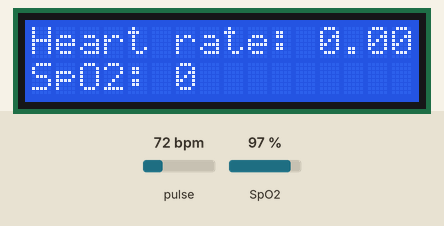
Bench run of a sketch on a simulated Arduino Uno, built with avr-gcc and run on an emulated ATmega328P. Shown: 16×2 character LCD. The test bench sets the inputs (shaded band); at power-on: pulse 72 bpm, SpO2 97 %. What the sketch prints to the serial monitor is not drawn.

Above: at 1.6 s.
1.7 s: pulse set to 42 bpm
At 4.6 s:
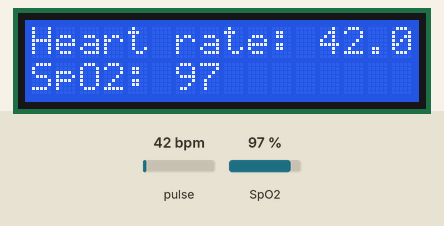
4.9 s: SpO2 set to 80 %
At 6.3 s:
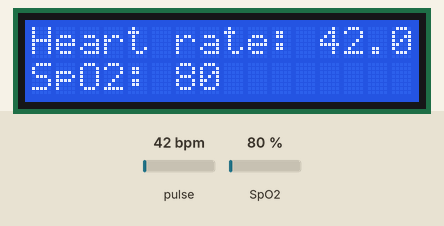
6.6 s: pulse set to 70 bpm
At 7.8 s:
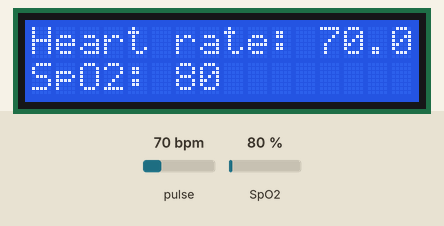
8.7 s: SpO2 set to 85 %
At 10.2 s:
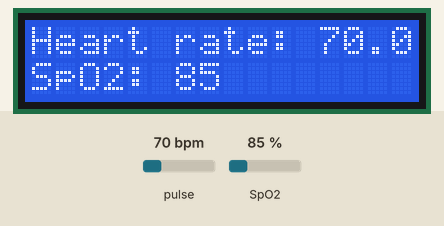
Timing chart, 0 to 11.7 s (numbered marks = the images above; inputs shaded):
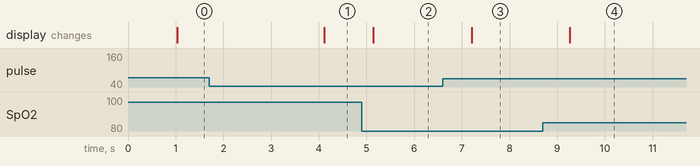

Measured:
- after the input at 1.7 s, the display: changes after 2.4 s (image 1)
- after the input at 4.9 s, the display: changes after 0.25 s (image 2)
- after the input at 6.6 s, the display: changes after 0.61 s (image 3)
- after the input at 8.7 s, the display: changes after 0.56 s (image 4)

The sketch:

nabiz_SpO2.ino
```cpp
#include <Wire.h>
#include <LiquidCrystal_I2C.h>
#include "MAX30100_PulseOximeter.h"
#define REPORTING_PERIOD_MS     1000
LiquidCrystal_I2C lcd(0x27, 16, 2);
PulseOximeter pox;
uint32_t tsLastReport = 0;

void onBeatDetected()
{
    Serial.println("Beat!");
}

void setup()
{
    Serial.begin(115200);
    Serial.print("Initializing pulse oximeter..");

lcd.begin();
lcd.backlight();


    // Initialize the PulseOximeter instance
    // Failures are generally due to an improper I2C wiring, missing power supply
    // or wrong target chip
    if (!pox.begin()) {
        Serial.println("FAILED");
        for(;;);
    } else {
        Serial.println("SUCCESS");
    }
     pox.setIRLedCurrent(MAX30100_LED_CURR_7_6MA);

    // Register a callback for the beat detection
    pox.setOnBeatDetectedCallback(onBeatDetected);
}

void loop()
{

    // Make sure to call update as fast as possible
    pox.update();
    if (millis() - tsLastReport > REPORTING_PERIOD_MS) {
        Serial.print("Heart rate:");
        Serial.print(pox.getHeartRate());
        Serial.print("bpm / SpO2:");
        Serial.print(pox.getSpO2());
        Serial.println("%");

lcd.clear();

        lcd.setCursor(0, 0);
        lcd.print("Heart rate: ");
        lcd.print(pox.getHeartRate());
        lcd.setCursor(0, 1);
        lcd.print("SpO2: ");
        lcd.print(pox.getSpO2());
                tsLastReport = millis();

    }
}
```
